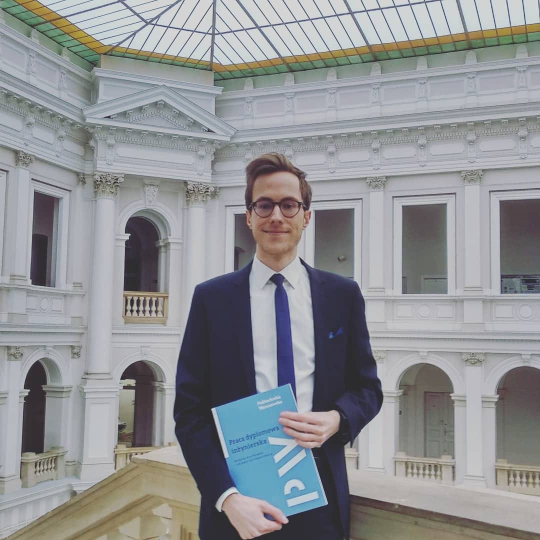
#> input picture face_detector/regular_images/przystojniak_1.jpg, 1080 x 1080 px (shown at 1/2 size); its folder holds only this picture in this run
$ python face_detector.py
#> lines starting #> are read from the running program, lines starting #| are printed output that depends on the picture
import cv2
import os
import glob


IMAGES_FOLDER_PATH = r'regular_images/'
# IMAGES_FOLDER_PATH = r'masked_images/'
RESIZED_IMAGES_FOLDER_PATH = r'resized_images/'
IMAGE_SIZE = 224


# test function used to calibrate classifier
def show_image_with_indications():
	image = cv2.imread(IMAGES_FOLDER_PATH + 'easter_egg.jpg')
	classifier = cv2.CascadeClassifier(cv2.data.haarcascades + 'haarcascade_frontalface_default.xml')

	boxes = classifier.detectMultiScale(image, 1.2, 5)
	for box in boxes:
		x, y, width, height = box
		x2, y2 = x + width, y + height
		cv2.rectangle(image, (x, y), (x2, y2), (0,0,255), 1)

	cv2.imshow('TEST', image)
	cv2.waitKey(0)
	cv2.destroyAllWindows()


def resize_image(image, x, x2, y, y2):
	spread = 10
	cropped_image = image[y - spread : y2 + spread, x - spread : x2 + spread]
	dim = (IMAGE_SIZE, IMAGE_SIZE)

	return cv2.resize(cropped_image, dim, interpolation = cv2.INTER_AREA)


def save_resized_face_image(image, image_index, box_index, x, x2, y, y2):
	resized_image = resize_image(image, x, x2, y, y2)
	filename = str(image_index) + '_' + str(box_index) + '.jpg'
	os.chdir(RESIZED_IMAGES_FOLDER_PATH)
	cv2.imwrite(filename, resized_image)
	os.chdir('..')


def handle_image(image: any, image_index, classifier: any):
	boxes = classifier.detectMultiScale(image, 1.2, 5)
	box_index = 1

	for box in boxes:
		x, y, width, height = box
		x2, y2 = x + width, y + height
		save_resized_face_image(image, image_index, box_index, x, x2, y, y2)
		box_index += 1


def clear_resized_images():
	files = glob.glob(RESIZED_IMAGES_FOLDER_PATH + '*.jpg')
	for f in files:
         os.remove(f)


def main() :
	clear_resized_images()

	images_paths = list(filter(lambda k: 'jpg' in k, os.listdir(IMAGES_FOLDER_PATH)))
	images_paths = [IMAGES_FOLDER_PATH + path for path in images_paths]

	cascade_classifier = cv2.CascadeClassifier(cv2.data.haarcascades + 'haarcascade_frontalface_default.xml')

	image_index = 1

	for path in images_paths:
		handle_image(cv2.imread(path), image_index, cascade_classifier)
#> in handle_image, `boxes = classifier.detectMultiScale(image, 1.2, 5)`: boxes = [[478, 352, 147, 147]]
#> in handle_image, image is the input picture: shape (1080, 1080, 3); mean B, G, R 147.6, 145, 143.3
#> the loop in handle_image, `for box in boxes:` made 1 pass
#> (x, y, width, height, x2, y2) on pass 1: (478, 352, 147, 147, 625, 499)
#> pass 1, in resize_image, `cropped_image = image[y - spread : y2 + spread, x - spread : x2 + spre..`:
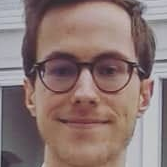
#> cropped_image: shape (167, 167, 3); mean B, G, R 115.3, 118.3, 139.5
#> after the loop in handle_image, `for box in boxes:`: box_index = 2
		image_index += 1

	# uncomment to test a single image
	# show_image_with_indications()


# ==========================================================================================================


main()

$ run again, on face_detector/regular_images/test4.jpg
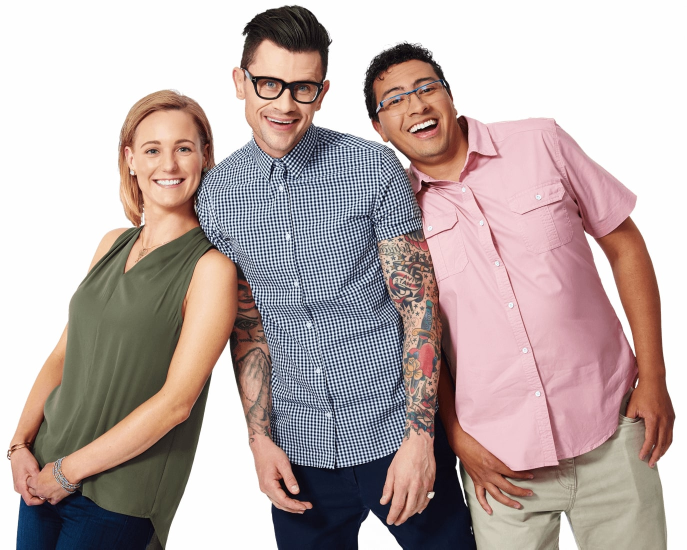
#> input picture face_detector/regular_images/test4.jpg, 1374 x 1099 px (shown at 1/2 size)
#> boxes = [[250, 231, 170, 170], [465, 95, 206, 206]]
#> in handle_image, image is the input picture: shape (1099, 1374, 3); mean B, G, R 168.7, 170.6, 185.9
#> the loop in handle_image, `for box in boxes:` made 2 passes
#> (x, y, width, height, x2, y2) on passes 1 to 2: (250, 231, 170, 170, 420, 401), (465, 95, 206, 206, 671, 301)
#> pass 1, in resize_image, `cropped_image = image[y - spread : y2 + spread, x - spread : x2 + spre..`:
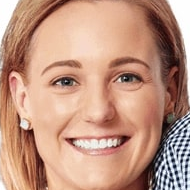
#> cropped_image: shape (190, 190, 3); mean B, G, R 128.7, 149, 192.6
#> pass 2, in save_resized_face_image (call 2), `resized_image = resize_image(image, x, x2, y, y2)`:
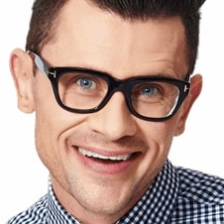
#> resized_image: shape (224, 224, 3); mean B, G, R 148.9, 157.9, 184.1
#> after the loop in handle_image, `for box in boxes:`: box_index = 3

$ run again, on face_detector/regular_images/przystojniak_2.jpg
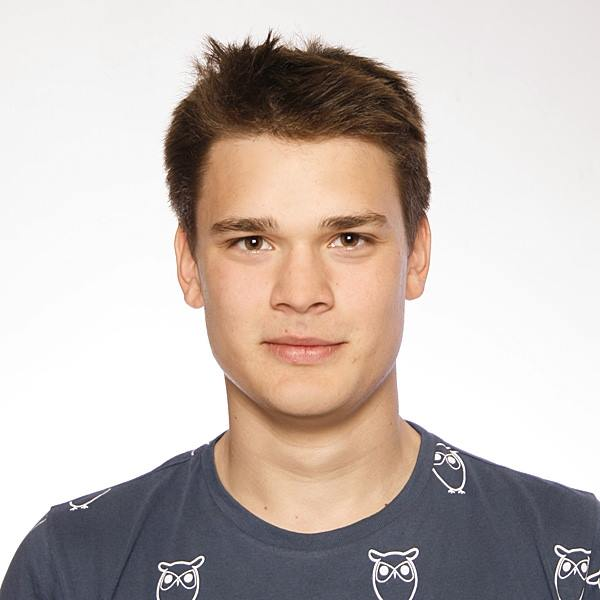
#> input picture face_detector/regular_images/przystojniak_2.jpg, 600 x 600 px
#> boxes = [[166, 136, 271, 271]]
#> in handle_image, image is the input picture: shape (600, 600, 3); mean B, G, R 180.8, 186.2, 197.3
#> the loop in handle_image, `for box in boxes:` made 1 pass
#> (x, y, width, height, x2, y2) on pass 1: (166, 136, 271, 271, 437, 407)
#> pass 1, in resize_image, `cropped_image = image[y - spread : y2 + spread, x - spread : x2 + spre..`:
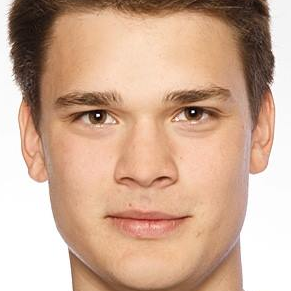
#> cropped_image: shape (291, 291, 3); mean B, G, R 149.9, 172.1, 206.6
#> after the loop in handle_image, `for box in boxes:`: box_index = 2
